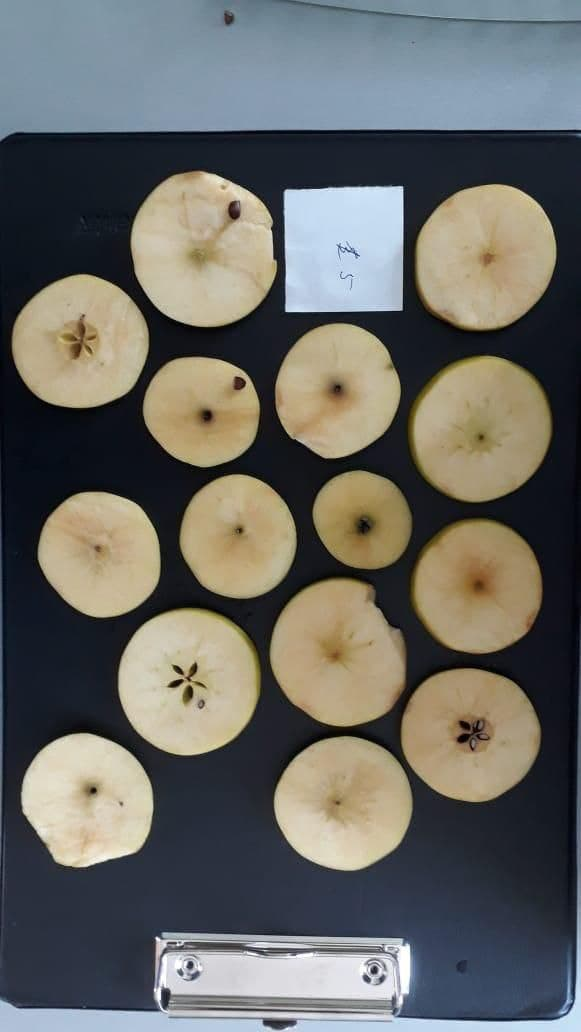
#> input picture image_2.jpg, 581 x 1032 px; its folder holds only this picture in this run
$ python -i FigureAnalizer.py   (imports and definitions only)
#> lines starting #> are read from the running program, lines starting #| are printed output that depends on the picture; after the words box and inside, x2 and y2 are one past the last pixel; in counts of white or black regions, pixels touching at a corner belong together; long printed decimals are rounded
import sys
import os
import cv2
from PyQt5 import QtWidgets
from PyQt5.QtGui import QIcon,QPixmap

import qt_form

# [42 lines that did not run here, left out]


# Создание класса
class FigureAnalizer:
    '''
        Защищенная переменная.
        Хранит в себе площадь квадрата.
    '''
    __rectangle_area = 2025
    # Функция инициализации
    def __init__(self, path):
        '''
        Функция подготовки изображения
        На вход принимает путь к изображению
        '''
        self._path = path
        self.counters, self.image, self.gray = self._prepare_image(self._path)


    @classmethod
    def _prepare_image(cls, path):
        # Прочитываем изображение
#> called with path = 'image_2.jpg'
        image = cv2.imread(path)
#> image is the input picture: shape (1032, 581, 3); mean B, G, R 100.8, 105.2, 105.3
        # Переводим изображние в RGB
        image = cv2.cvtColor(image, cv2.COLOR_BGR2RGB)
        # Переводим изображение в серый цвет
        gray = cv2.cvtColor(image, cv2.COLOR_RGB2GRAY)
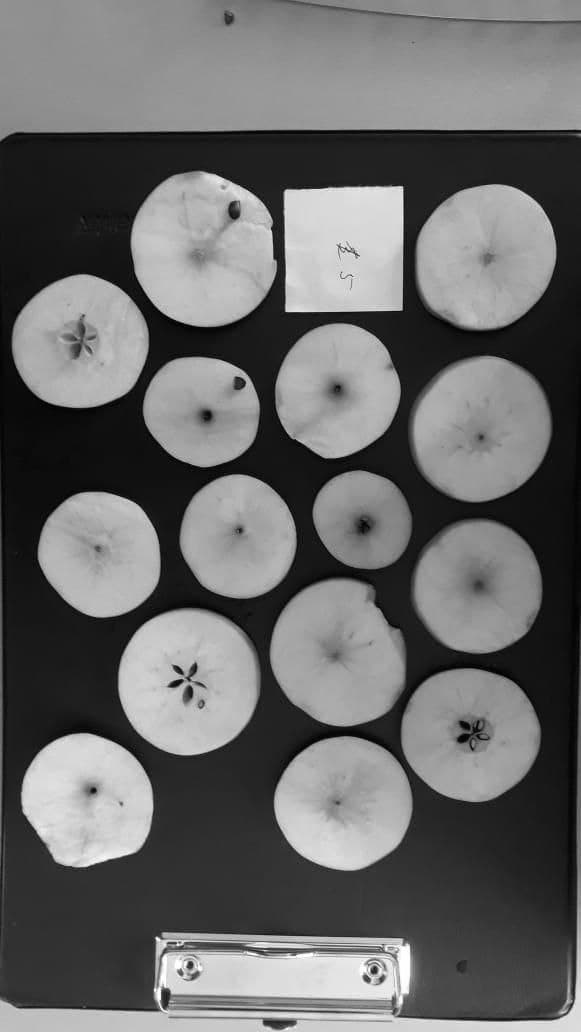
#> gray: shape (1032, 581); min 0, max 255, mean 104.8

        # Получаем бинарное представление картинки
        _, binary = cv2.threshold(gray, 100, 255, cv2.THRESH_BINARY)
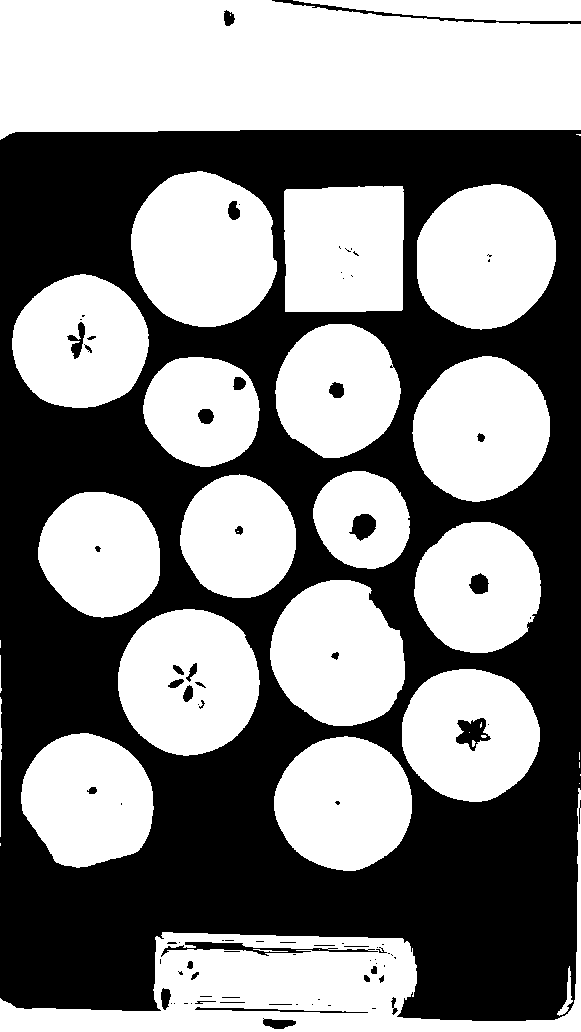
#> binary: shape (1032, 581); 53.4% white; 89 black regions (48 under 20 px)
        # Задаем контур
        counters, _ = cv2.findContours(binary, cv2.RETR_TREE, cv2.CHAIN_APPROX_SIMPLE)
#> counters = 140 contours, 73 with area under 20; largest, box (x1, y1, x2, y2) and area: (0, 0, 581, 140) 70113, (0, 788, 581, 1032) 30431, (131, 171, 277, 327) 17592, (118, 609, 260, 756) 16137, (417, 184, 556, 330) 15800
#> in __init__, `self.counters, self.image, self.gray = self._prepare_image(self._path)`: self.counters has the same summary as counters in _prepare_image

        cv2.imshow("image", image)
        cv2.waitKey(0)
        cv2.destroyAllWindows()
        return counters, image, gray


    @property
    def _find_rectangle(self):
        '''
            Функция для поиска квадрата на изображении.
            После чего получаем его площадь в пикселях.
            И возвращаем количество мм в пикселе.(Вроде)
        '''

        area = []
        for cnt in self.counters:
            approx = cv2.approxPolyDP(cnt, 0.01 * cv2.arcLength(cnt, True), True)
            # Если находим 4 угла(квадрат), то if выполняется.
            if len(approx) == 4:
                # Рисуем контур.
                cv2.drawContours(self.image, [cnt], -1, (0, 0, 255), 2)
                # Заносим в список площадь контуров.
                area.append(int(cv2.contourArea(cnt)))
        '''
            Т.к изображение пока присутствуют помехи.
            То надо отсортировать список.
            Т.к у квадрата будет самая большая площадь.
            А также мы отдаем первый элемент(самый большой).
        '''
        a = sorted(area, reverse=True)[0]
        return int(a) / self.__rectangle_area

    def get_area(self):
        '''
        Делаем похожие действия, которые были в функции _find_rectangle()
        Только для кругов. Но попадают еще и другие фигуры.
        Требуется дальнейшая оптимизация.
        :return:
        '''
        areas = []
        for cnt in self.counters:
            approx = cv2.approxPolyDP(cnt, 0.01 * cv2.arcLength(cnt, True), True)
            if len(approx) >= 5:
                cv2.drawContours(self.image, [cnt], -1, (0, 0, 255), 2)
                areas.append(int(cv2.contourArea(cnt)))
#> this loop made 140 passes
#> approx on passes 2, 5, 8, 10, 13, 15, 16, 28, 31, 33, 34, 37: [[0, 843], [0, 845]], [[262, 1018], [263, 1017], [264, 1018], [263, 1019]], [[194, 1009], [368, 1012]], [[311, 1004], [312, 1003], [313, 1004], [312, 1005]], [[190, 1003], [191, 1002], [192, 1003], [191, 1004]], [[173, 1003], [174, 1002], [175, 1003], [174, 1004]], [[170, 1003], [171, 1002], [172, 1003], [171, 1004]], [[177, 971], [178, 970], [179, 971], [178, 972]], [[375, 963], [376, 962], [377, 963], [376, 964]], [[369, 960], [370, 959], [371, 960], [370, 961]], [[374, 959], [375, 958], [376, 959], [375, 960]], [[391, 955], [392, 954], [393, 955], [392, 956]]
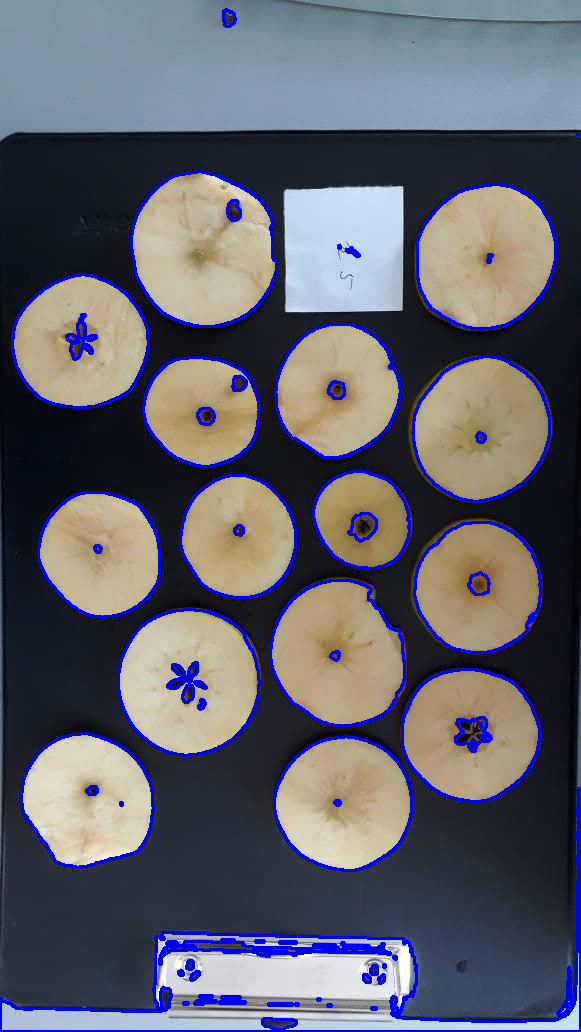
#> self.image: shape (1032, 581, 3); mean R, G, B 98, 98.2, 109.4
#> after the loop, areas = 97 values, max 30431 at index 1, min 1 at index 95, mean 2452.2

        cv2.imshow("image", self.image)
        cv2.waitKey(0)
        cv2.destroyAllWindows()

        areass = sorted(areas, reverse=True)[0:16]
#> areass = [30431, 17591, 16137, 15800, 15193, 14865, 14193, 14153, 13995, 13540, 12804, 12709, 11804, 11000, 9920, 7253]

        areas_mm_list = []
        for item in areass:
            item = (item / self._find_rectangle) / 100
            areas_mm_list.append(item)
#> this loop made 16 passes
#> item on passes 1 to 12: 8.79, 5.08, 4.66, 4.56, 4.39, 4.29, 4.1, 4.09, 4.04, 3.91, 3.7, 3.67
#> after the loop, areas_mm_list = [8.79, 5.08, 4.66, 4.56, 4.39, 4.29, 4.1, 4.09, 4.04, 3.91, 3.7, 3.67, 3.41, 3.18, 2.87, 2.09]
        print("Количество пикселей в одном мм: ", self._find_rectangle)
#> the loop in _find_rectangle (call 17), `for cnt in self.counters:` made 140 passes
#> after the loop in _find_rectangle (call 17), `for cnt in self.counters:`:
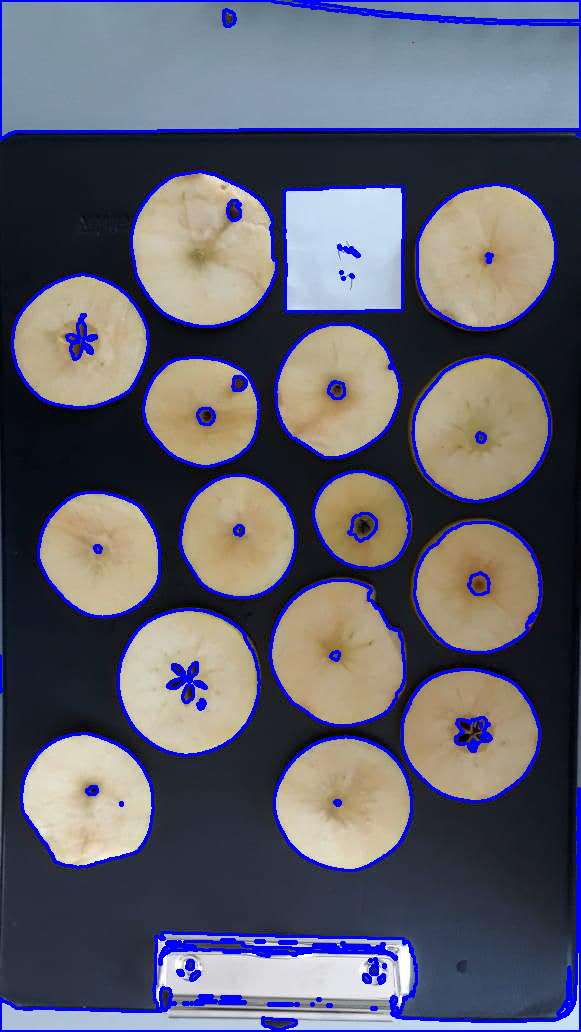
#> self.image: shape (1032, 581, 3); 1.19% of pixels changed, all inside (x1, y1, x2, y2) = (0, 0, 581, 1019)
#> after the loop in _find_rectangle (call 17), `for cnt in self.counters:`: area = 31 values, max 70113 at index 30, min 2 at index 0, mean 2862.2
        print("Плозадь фрутков по отдельности: ", areas_mm_list)
#| Плозадь фрутков по отдельности:  [8.789, 5.081, 4.661, 4.563, 4.388, 4.293, 4.099, 4.088, 4.042, 3.911, 3.698, 3.671, 3.409, 3.177, 2.865, 2.095]
        print("Суммарная площадь всех фруктов: ", sum(areas_mm_list))
#| Суммарная площадь всех фруктов:  66.829
        # self.listWidget.addItem(self._find_rectangle)
        # self.listWidget.addItem(areas_mm_list)
        # self.listWidget.addItem(sum(areas_mm_list))
        return self._find_rectangle, areas_mm_list, sum(areas_mm_list)


# [7 lines not run here, left out]

>>> result = FigureAnalizer('image_2.jpg').get_area()
#> result = (34.62, [8.79, 5.08, 4.66, 4.56, 4.39, 4.29, 4.1, 4.09, 4.04, 3.91, 3.7, 3.67, 3.41, 3.18, 2.87, 2.09], 66.83)

$ run again, on image_3.jpg
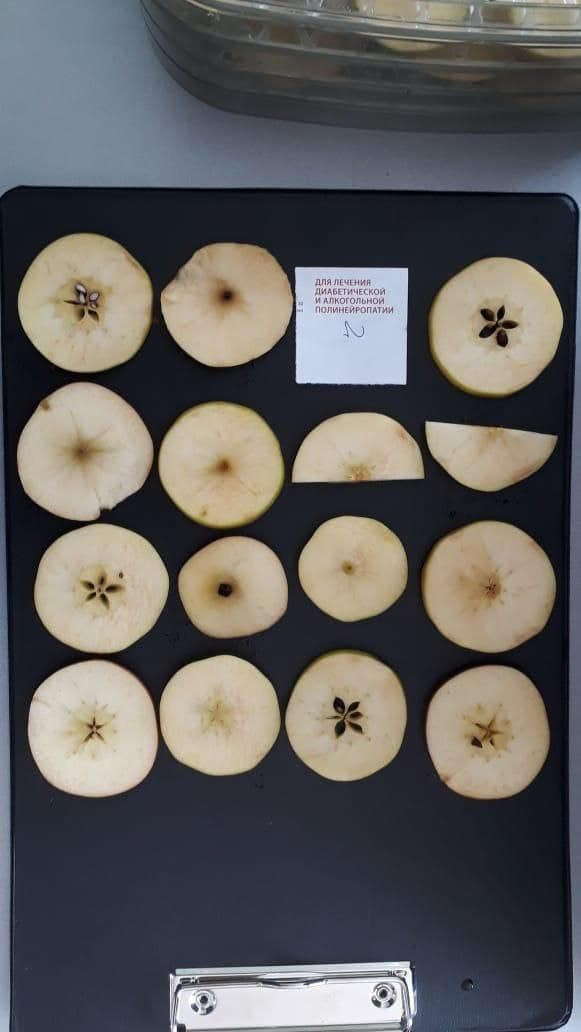
#> input picture image_3.jpg, 581 x 1032 px
#> in _prepare_image, image is the input picture: shape (1032, 581, 3); mean B, G, R 94.3, 95.2, 97.3
#> in _prepare_image, `_, binary = cv2.threshold(gray, 100, 255, cv2.THRESH_BINARY)`:
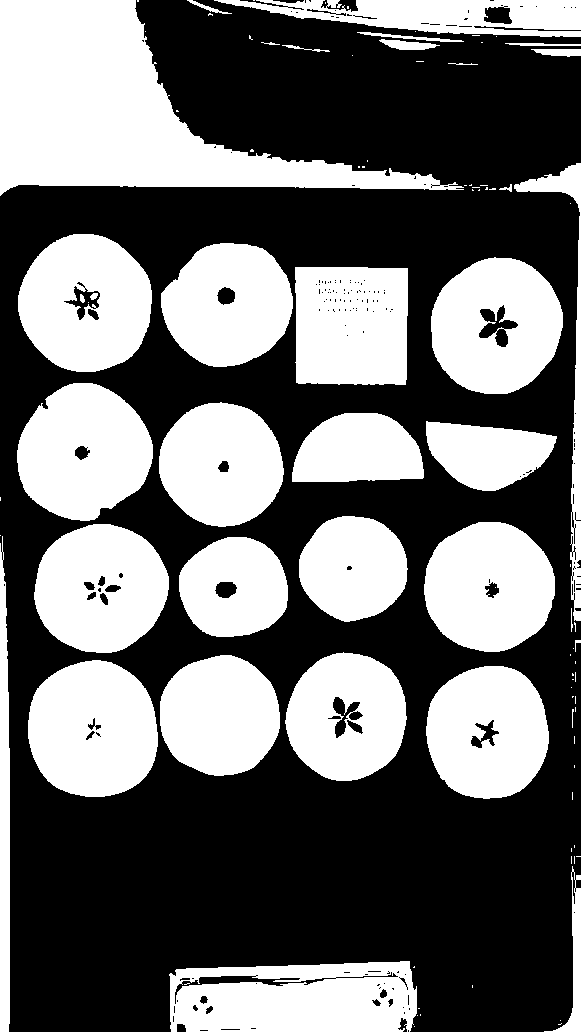
#> binary: shape (1032, 581); 43% white; 96 white regions (60 under 20 px)
#> counters = 299 contours, 216 with area under 20; largest, box (x1, y1, x2, y2) and area: (0, 0, 464, 196) 37226, (169, 961, 417, 1032) 15784, (18, 234, 152, 372) 14250, (28, 660, 158, 797) 14121, (431, 257, 563, 394) 13886
#> self.counters has the same summary as counters in _prepare_image
#> the loop in get_area, `for cnt in self.counters:` made 299 passes
#> approx on passes 1 to 3: [[414, 1026]], [[561, 1023], [560, 1024], [558, 1024], [560, 1024]], [[560, 1020]]
#> after the loop in get_area, `for cnt in self.counters:`: areas = 185 values, max 37226 at index 176, min 0 at index 23, mean 1336
#> areass = [37226, 15783, 14250, 14121, 13885, 13793, 13332, 13169, 12879, 12271, 11978, 11847, 11290, 8740, 8501, 8191]
#> the loop in get_area, `for item in areass:` made 16 passes
#> item on passes 1 to 8: 58.83, 24.94, 22.52, 22.32, 21.94, 21.8, 21.07, 20.81
#> after the loop in get_area, `for item in areass:`: areas_mm_list = [58.83, 24.94, 22.52, 22.32, 21.94, 21.8, 21.07, 20.81, 20.35, 19.39, 18.93, 18.72, 17.84, 13.81, 13.44, 12.95]
#> the loop in _find_rectangle (call 17), `for cnt in self.counters:` made 299 passes
#> after the loop in _find_rectangle (call 17), `for cnt in self.counters:`:
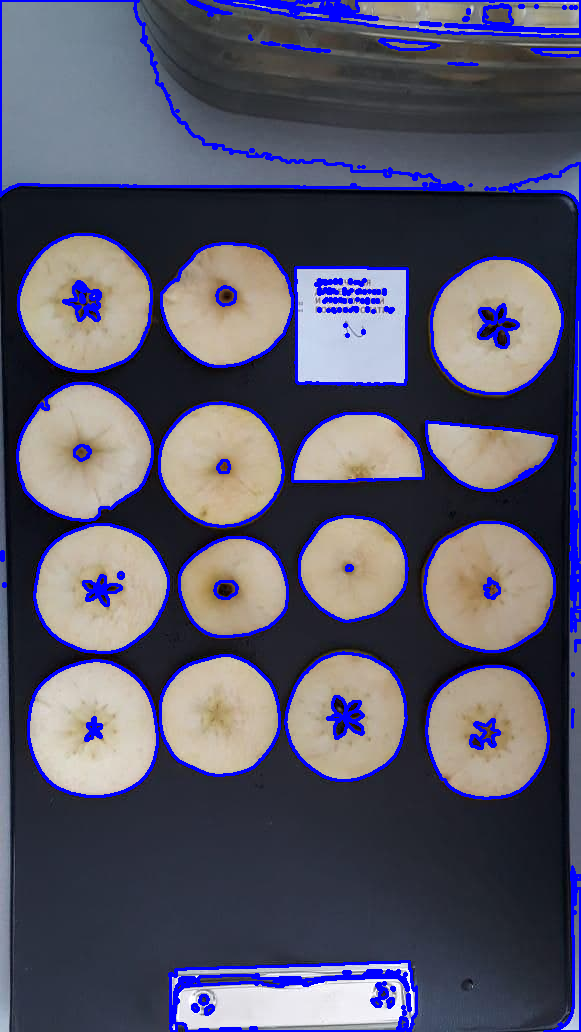
#> self.image: shape (1032, 581, 3); mean R, G, B 87.8, 86.1, 105.7
#> after the loop in _find_rectangle (call 17), `for cnt in self.counters:`: area = 66 values, max 12813 at index 14, min 0 at index 0, mean 196
#| Плозадь фрутков по отдельности:  [58.833, 24.944, 22.521, 22.317, 21.944, 21.799, 21.070, 20.813, 20.354, 19.393, 18.930, 18.723, 17.843, 13.813, 13.435, 12.945]
#| Суммарная площадь всех фруктов:  349.679
#> result = (6.33, [58.83, 24.94, 22.52, 22.32, 21.94, 21.8, 21.07, 20.81, 20.35, 19.39, 18.93, 18.72, 17.84, 13.81, 13.44, 12.95], 349.7)

$ run again, on image_4.jpg
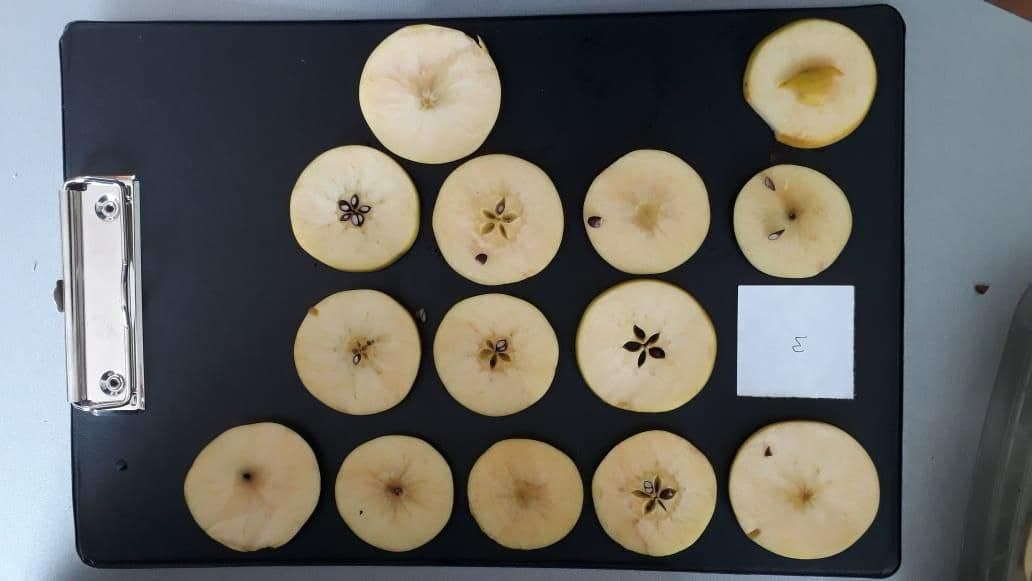
#> input picture image_4.jpg, 1032 x 581 px
#> in _prepare_image, image is the input picture: shape (581, 1032, 3); mean B, G, R 99.1, 103.6, 104.4
#> in _prepare_image, `_, binary = cv2.threshold(gray, 100, 255, cv2.THRESH_BINARY)`:
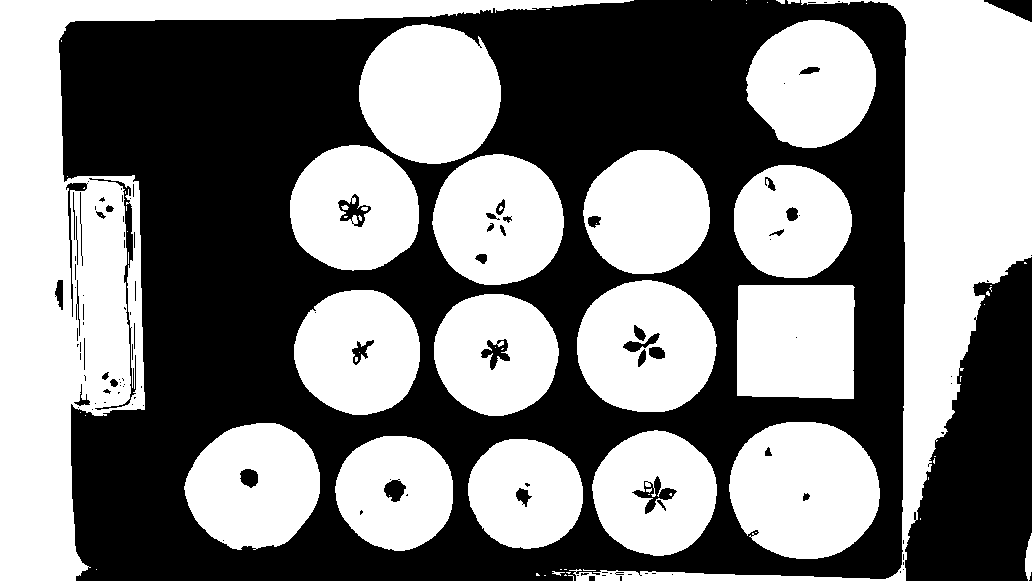
#> binary: shape (581, 1032); 50.2% white; 120 black regions (75 under 20 px)
#> counters = 205 contours, 131 with area under 20; largest, box (x1, y1, x2, y2) and area: (0, 0, 634, 581) 64499, (569, 0, 1032, 581) 47858, (729, 422, 880, 559) 16184, (359, 24, 501, 164) 15422, (577, 280, 717, 412) 14398
#> self.counters has the same summary as counters in _prepare_image
#> the loop in get_area, `for cnt in self.counters:` made 205 passes
#> approx on passes 2, 4, 7: [[544, 575], [545, 575]], [[536, 573], [536, 575], [539, 575], [537, 573]], [[583, 569], [583, 570], [595, 570], [584, 570]]
#> after the loop in get_area, `for cnt in self.counters:`: areas = 131 values, max 64499 at index 86, min 0 at index 0, mean 2268.1
#> areass = [64499, 47858, 16183, 15422, 14397, 13369, 13033, 12629, 12540, 12264, 12134, 11876, 11771, 10498, 10415, 9812]
#> the loop in get_area, `for item in areass:` made 16 passes
#> item on passes 1 to 8: 101.2, 75.07, 25.39, 24.19, 22.58, 20.97, 20.44, 19.81
#> after the loop in get_area, `for item in areass:`: areas_mm_list = [101.2, 75.07, 25.39, 24.19, 22.58, 20.97, 20.44, 19.81, 19.67, 19.24, 19.03, 18.63, 18.46, 16.47, 16.34, 15.39]
#> the loop in _find_rectangle (call 17), `for cnt in self.counters:` made 205 passes
#> after the loop in _find_rectangle (call 17), `for cnt in self.counters:`:
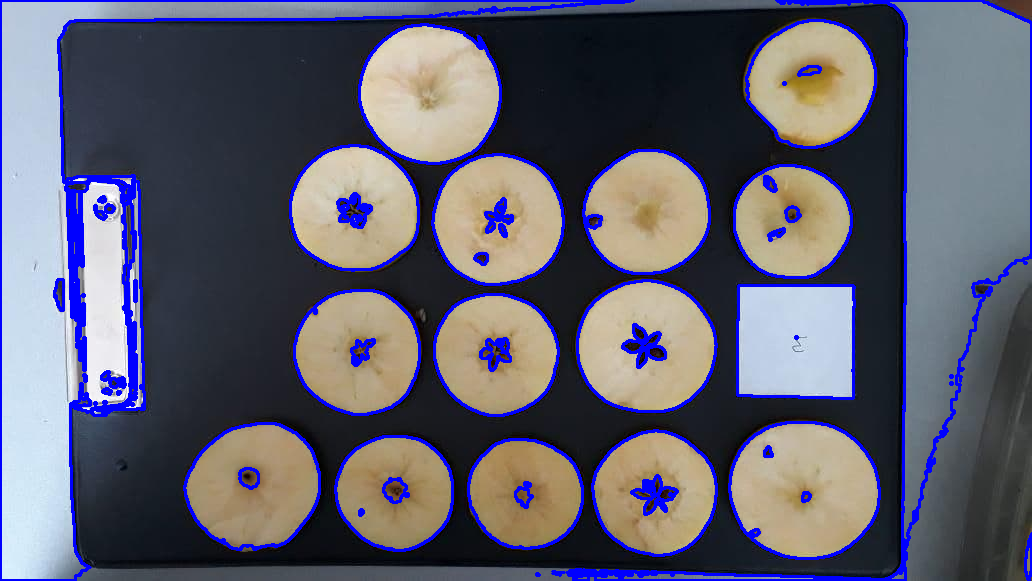
#> self.image: shape (581, 1032, 3); mean R, G, B 94.8, 94.3, 110.5
#> after the loop in _find_rectangle (call 17), `for cnt in self.counters:`: area = 43 values, max 12909 at index 8, min 0 at index 1, mean 307.1
#| Плозадь фрутков по отдельности:  [101.178, 75.074, 25.386, 24.192, 22.584, 20.972, 20.445, 19.811, 19.671, 19.238, 19.034, 18.630, 18.465, 16.468, 16.338, 15.392]
#| Суммарная площадь всех фруктов:  452.876
#> result = (6.37, [101.2, 75.07, 25.39, 24.19, 22.58, 20.97, 20.44, 19.81, 19.67, 19.24, 19.03, 18.63, 18.46, 16.47, 16.34, 15.39], 452.9)
